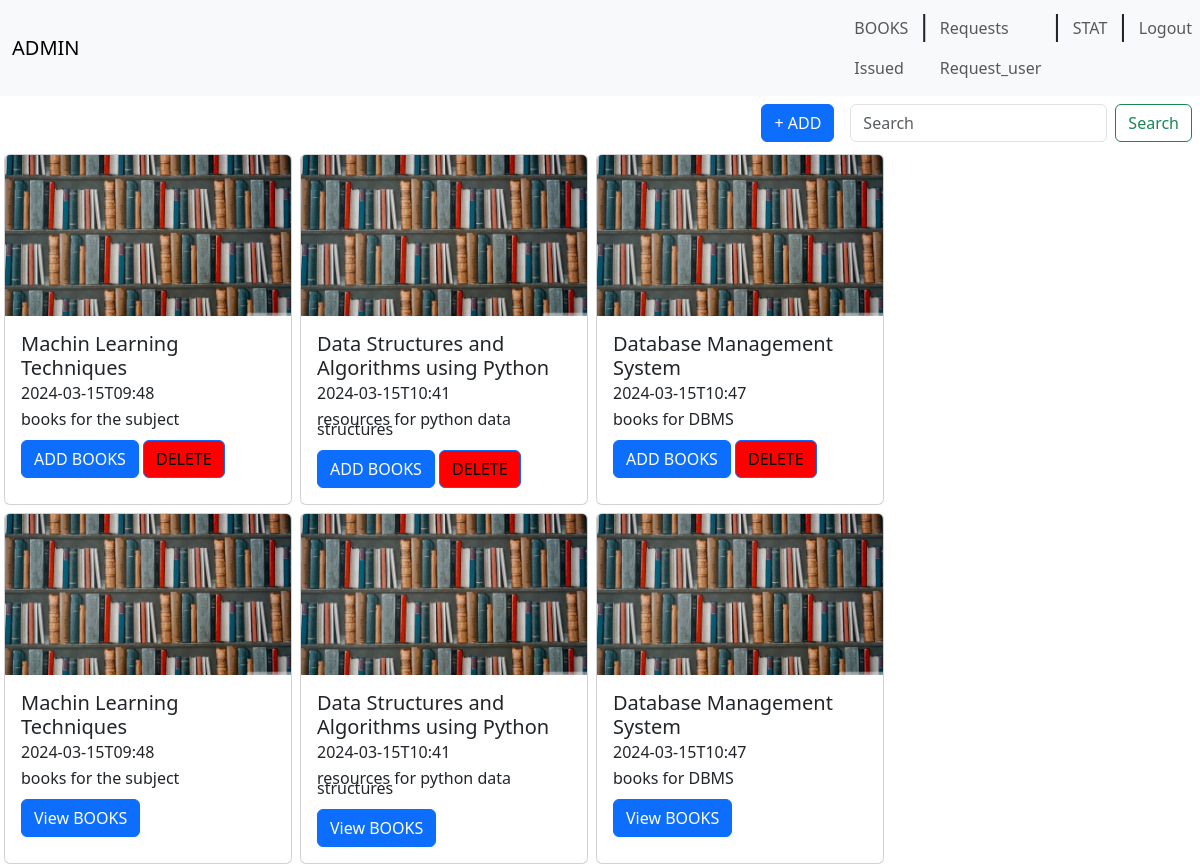
The page /Homepage?client=ADMIN on the database its author committed.
### application/models.py (models this page shows)
class section(db.Model):
    __tablename__='section'
    section_id =db.Column(db.Integer, autoincrement=True, primary_key=True)
    admin_id=db.Column(db.Integer, db.ForeignKey("admin.admin_id"))
    title=db.Column(db.String, unique=True)
    date =db.Column(db.Integer)
    image=db.Column(db.String)
    description=db.Column(db.String)

### application/controllers.py (the view)
@app.route("/Homepage")
def home():
    client=request.args.get('client')
    my_dict=section.query.all()
    user_id=id
    return render_template("admin_dashboard.html",data=my_dict,name=client,id=user_id)

### templates/admin_dashboard.html (shortened to what this page needs)
<!doctype html>
<html lang="en">
  <head>
    <link href="https://cdn.jsdelivr.net/npm/bootstrap@5.3.2/dist/css/bootstrap.min.css" rel="stylesheet">
  </head>
  <body>
    <nav class="navbar navbar-expand-lg bg-body-tertiary">
        <div class="container-fluid">
          <a id="client" class="navbar-brand" href="#">{{name}}</a>
        </div>
        <div class="collapse navbar-collapse" id="navbarNav">
            <ul class="navbar-nav">
              <li class="nav-item" style="width: fit-content;">
                <a class="nav-link" href="/user_book?client={{name}}&user_id={{id}}" id="user_button2" >BOOKS</a>
                <a class="nav-link" href="/action?client={{name}}&user_id={{id}}" id="admin_button5" >Issued</a>
              </li>
              <li class="nav-item">
                <h3>|</h3>
              </li>
              <li class="nav-item">
                <a class="nav-link" href="/request?client={{name}}" id="admin_button3" >Requests</a>
                <a class="nav-link" href="/request?client={{name}}" id="user_button3">Request_user</a>
              </li>
              <li class="nav-item">
                <h3>|</h3>
              </li>
              <li class="nav-item">
                <a class="nav-link" href="/stat?client={{name}}">STAT</a>
              </li>
              <li class="nav-item">
                <h3>|</h3>
              </li>
              <li class="nav-item">
                <a class="nav-link" href="{{url_for('logout')}}">Logout</a>
              </li>
            </ul>
          </div>
      </nav>
      <div class="box">
        <div class="one">
          <button id="admin_button4" type="button" class="btn btn-primary" data-bs-toggle="modal" data-bs-target="#exampleModal">+ ADD</button>
        </div>
        <div class="two">
          <form method="post" action='/search?client={{name}}'  class="d-flex" role="search">
            <input  name="what" class="form-control me-2" type="search" placeholder="Search" aria-label="Search">
            <button class="btn btn-outline-success" type="submit">Search</button>
          </form>
        </div>
      </div>
      <div id="admin_button1" class="card_container">
        {% for i in data %}
        <div  class="card" style="width: 18rem">
          <img src="{{i['image']}}" class="card-img-top" alt="...">
          <div class="card-body">
            <h5 class="card-title">{{i["title"]}}</h5>
            <p>{{i["date"]}}</p>
            <p class="card-text">{{i["description"]}}</p>
            <a href='/section_books?sect_id={{i["section_id"]}}&page={{i["title"]}}&who={{name}}' class="btn btn-primary" >ADD BOOKS</a>
            <a href='/delete_section?client={{name}}&title={{i["title"]}}' class="btn btn-primary"  style="background-color: red; color: black; width: min-content;">DELETE</a>
          </div>
        </div>
        {% endfor %}
      </div>
      <div id="user_button1" class="card_container">
        {% for i in data %}
        <div  class="card" style="width: 18rem">
          <img src="{{i['image']}}" class="card-img-top" alt="...">
          <div class="card-body">
            <h5 class="card-title">{{i["title"]}}</h5>
            <p>{{i["date"]}}</p>
            <p class="card-text">{{i["description"]}}</p>
            <a href='/section_books?page={{i["title"]}}&who={{name}}' class="btn btn-primary" >View BOOKS</a>
          </div>
        </div>
        {% endfor %}
      </div>
  </body>
</html>

### templates/admin_dashboard.html (style rules this page uses)
.box { display: flex; justify-content:end; flex-direction: row; }
.box > div { margin: 8px; }
.card_container { display: flex; flex-wrap: wrap; }
.card_container>div { margin: 4px; line-height: 10px; }

### rows shown on the page
section: image (picture), title "Machin Learning Techniques", date "2024-03-15T09:48", description "books for the subject"
section: image (picture), title "Data Structures and Algorithms using Python", date "2024-03-15T10:41", description "resources for python data structures"
section: image (picture), title "Database Management System", date "2024-03-15T10:47", description "books for DBMS"

### other values the page prints
{{ name }} "ADMIN"
